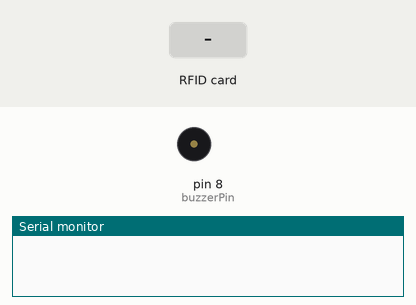
Simulated run of this sketch. Board: Arduino Uno, built with avr-gcc and run on an emulated ATmega328P. On the bench: buzzer (waves = sounding), the last lines printed to the serial monitor. The test bench sets the inputs (shaded band).

Above: at 1.2 s.
1.3 s: RFID card 5E 7A 19 C4 held to the reader
At 1.6 s:
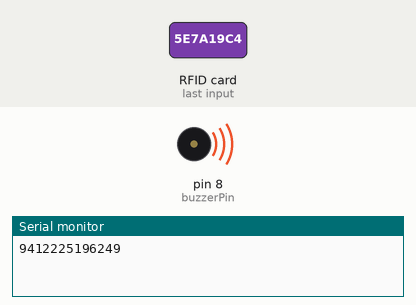
Timing chart, 0 to 4.3 s (numbered marks = the images above; inputs shaded):
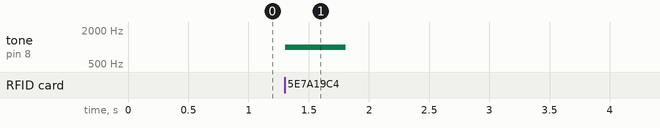

The sketch:

RFID.ino
```cpp
#include <SPI.h>
#include <RFID.h>
#define SS_PIN 10
#define RST_PIN 5
RFID rfid(SS_PIN,RST_PIN);
int serNum[5],tempNum[5]={1,1,1,1,1};
int buzzerPin=8;
void setup()
{
  pinMode(buzzerPin,OUTPUT);
  Serial.begin(9600);
  SPI.begin();
  rfid.init();
}
void loop()
{
  if(rfid.isCard())
  {
    if(rfid.readCardSerial())
    {
      if(rfid.serNum[0] != tempNum[0] || rfid.serNum[1] != tempNum[1] || rfid.serNum[2] != tempNum[2] || rfid.serNum[3] != tempNum[3] || rfid.serNum[4] != tempNum[4] )
      {
        Serial.print(rfid.serNum[0],DEC);
        Serial.print(rfid.serNum[1],DEC);
        Serial.print(rfid.serNum[2],DEC);
        Serial.print(rfid.serNum[3],DEC);
        Serial.println(rfid.serNum[4],DEC);
        for(int i=0;i<5;i++)
        {
          tempNum[i] = rfid.serNum[i];
        }
        tone(buzzerPin,1000,500);
      }
    }
  }
  rfid.halt();
}
```

Measured:
- after the input at 1.3 s, tone on pin 8 (buzzerPin): silent → 1000 Hz at once, → silent 0.50 s later
